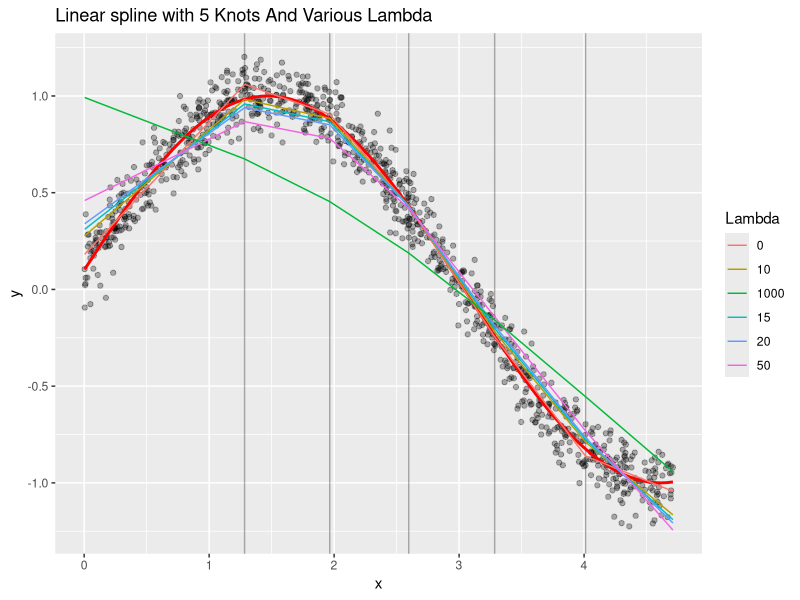
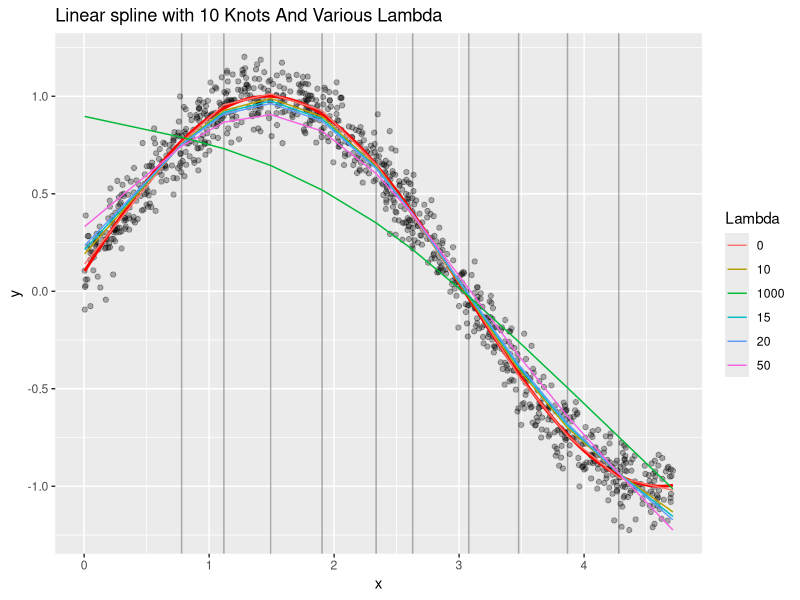
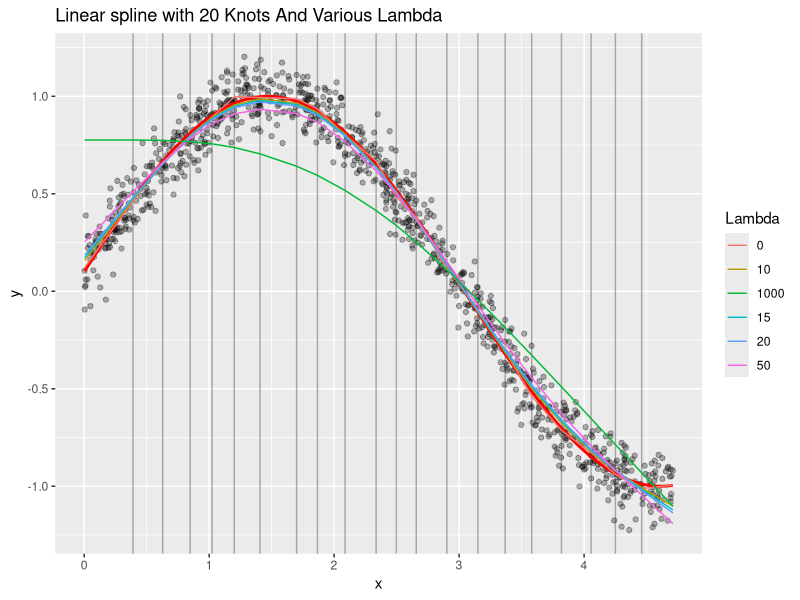
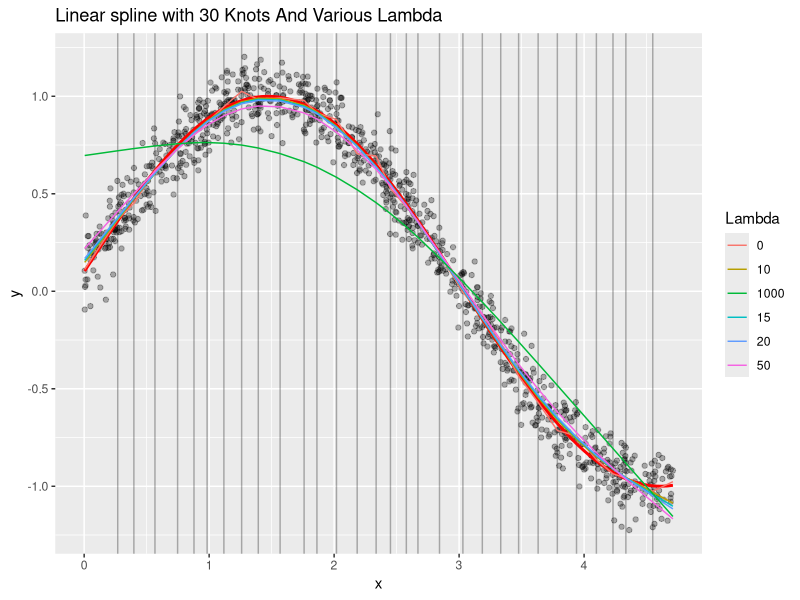
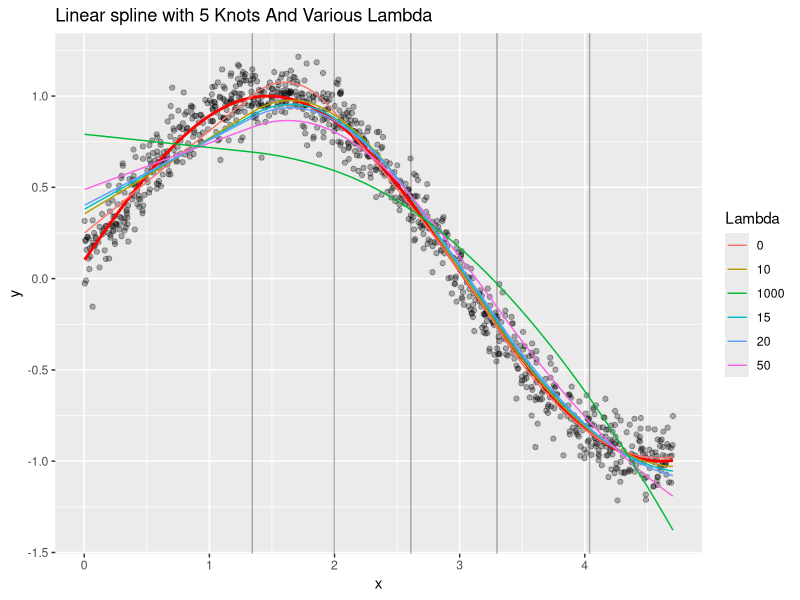
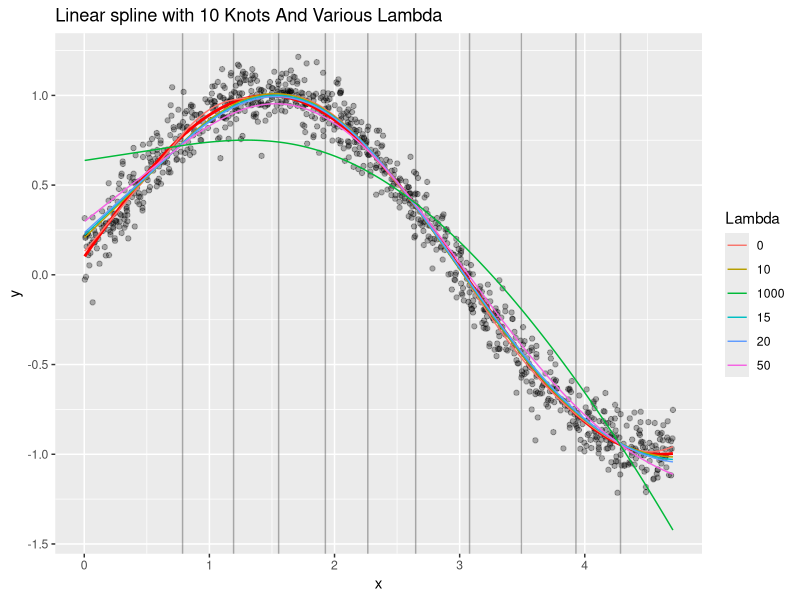
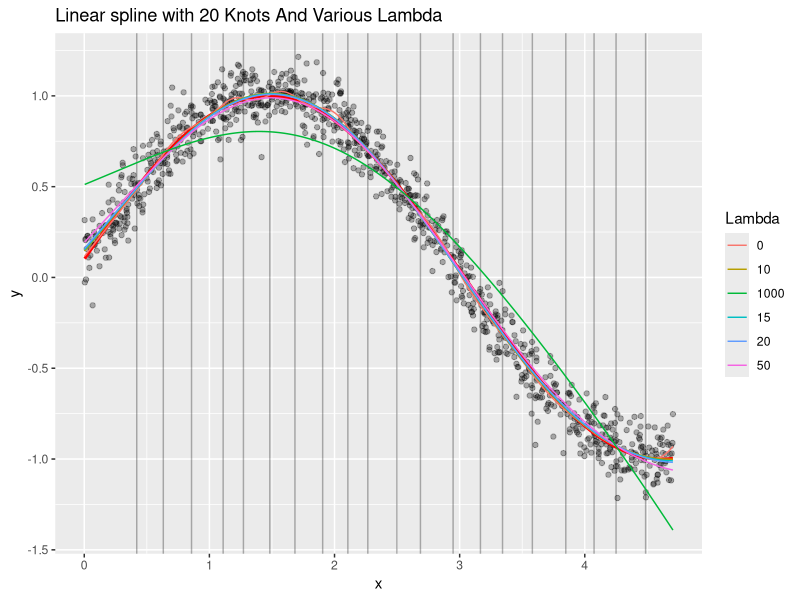
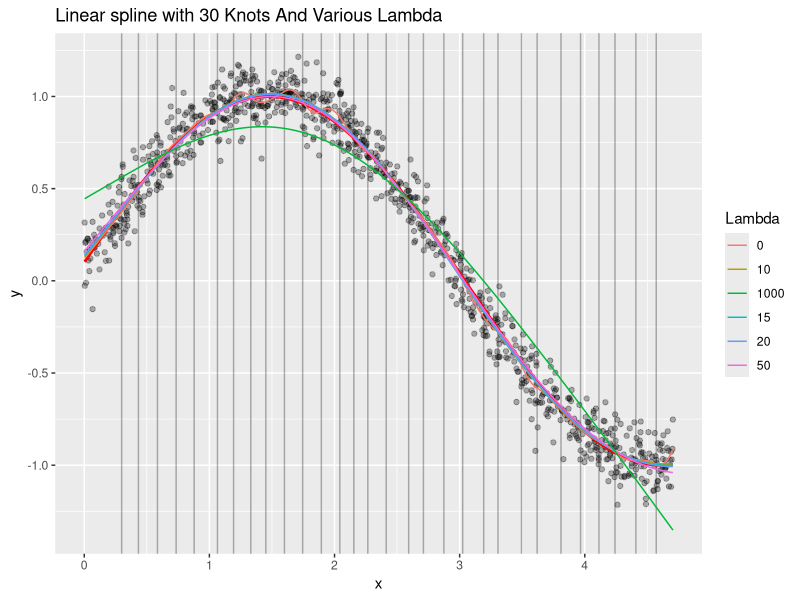

The R script that drew these images, in order:
## ---- chunk 1
knitr::opts_chunk$set(echo = TRUE)
library(ggplot2)
library(gridExtra)
set.seed(12345)
x <- runif(n = 1000, min = 0, max = 3*pi/2)
e <- rnorm(n = 1000, mean = 0, sd = 0.1)
y <- sin(x + 0.1) + e
df <- data.frame(x, e, y)
## ---- chunk 2

x <- runif(n = 1000, min = 0, max = 3*pi/2)
e <- rnorm(n = 1000, mean = 0, sd = 0.1)
y <- sin(x + 0.1) + e
df <- data.frame(x, e, y)

prediction_storage <- list("0" = NULL)
knot_storage <- list("0" = NULL)

for(num_knots in c(5, 10, 20, 30)){
    for(l in c(0, 10, 15, 20, 50, 1000)){
        
        # get knot locations
        K <- num_knots
        k <- 1:K
        knots <- quantile(x, probs = (k+1)/(K+2))
        
        # make linear spline matrix
        X <- cbind(1, x)
        for(i in k){
            X <- cbind(X, (x - knots[i]) * as.numeric(x > knots[i]))
        }
        
        # make D
        D <- diag(c(0, 0, rep(1, K)))
        
        # set smoothing parameter
        lambda <- l
        
        # get beta hat
        beta_hat <- solve(t(X) %*% X + lambda * D, t(X) %*% y)
        
        # get estimates
        y_hat <- X %*% beta_hat
        
        
        prediction_storage[[as.character(num_knots)]][[as.character(l)]] <- y_hat
        
    }
    knot_storage[[as.character(num_knots)]] <- knots
}

my_unpack <- function(my_list, which_k){
    
    my_list <- my_list[[which_k]]
    pckg <- my_list[[1]]
    for(i in 2:length(my_list)){
        tmp <- my_list[[i]]
        pckg <- cbind(pckg, tmp)
    }
    return(pckg)
}

## ---- chunk 3

test_preds <- my_unpack(prediction_storage, 2)
ggplot(data = df) +
    geom_point(mapping = aes(x = x, y = y), alpha = 0.3, show.legend = FALSE) +
    geom_vline(xintercept = knot_storage[[2]], alpha = 0.3) +
    stat_function(fun = function(x) {sin(x + 0.1)}, lwd = 1, color = "red") +
    geom_line(mapping = aes(x = x, y = test_preds[, 1], color = "0")) +
    geom_line(mapping = aes(x = x, y = test_preds[, 2], color = "10")) +
    geom_line(mapping = aes(x = x, y = test_preds[, 3], color = "15")) +
    geom_line(mapping = aes(x = x, y = test_preds[, 4], color = "20")) +
    geom_line(mapping = aes(x = x, y = test_preds[, 5], color = "50")) +
    geom_line(mapping = aes(x = x, y = test_preds[, 6], color = "1000")) +
    scale_color_discrete("Lambda") +
    ggtitle("Linear spline with 5 Knots And Various Lambda")

## ---- chunk 4

test_preds <- my_unpack(prediction_storage, 3)
ggplot(data = df) +
    geom_point(mapping = aes(x = x, y = y), alpha = 0.3, show.legend = FALSE) +
    geom_vline(xintercept = knot_storage[[3]], alpha = 0.3) +
    stat_function(fun = function(x) {sin(x + 0.1)}, lwd = 1, color = "red") +
    geom_line(mapping = aes(x = x, y = test_preds[, 1], color = "0")) +
    geom_line(mapping = aes(x = x, y = test_preds[, 2], color = "10")) +
    geom_line(mapping = aes(x = x, y = test_preds[, 3], color = "15")) +
    geom_line(mapping = aes(x = x, y = test_preds[, 4], color = "20")) +
    geom_line(mapping = aes(x = x, y = test_preds[, 5], color = "50")) +
    geom_line(mapping = aes(x = x, y = test_preds[, 6], color = "1000")) +
    scale_color_discrete("Lambda") +
    ggtitle("Linear spline with 10 Knots And Various Lambda")

## ---- chunk 5

test_preds <- my_unpack(prediction_storage, 4)
ggplot(data = df) +
    geom_point(mapping = aes(x = x, y = y), alpha = 0.3, show.legend = FALSE) +
    geom_vline(xintercept = knot_storage[[4]], alpha = 0.3) +
    stat_function(fun = function(x) {sin(x + 0.1)}, lwd = 1, color = "red") +
    geom_line(mapping = aes(x = x, y = test_preds[, 1], color = "0")) +
    geom_line(mapping = aes(x = x, y = test_preds[, 2], color = "10")) +
    geom_line(mapping = aes(x = x, y = test_preds[, 3], color = "15")) +
    geom_line(mapping = aes(x = x, y = test_preds[, 4], color = "20")) +
    geom_line(mapping = aes(x = x, y = test_preds[, 5], color = "50")) +
    geom_line(mapping = aes(x = x, y = test_preds[, 6], color = "1000")) +
    scale_color_discrete("Lambda") +
    ggtitle("Linear spline with 20 Knots And Various Lambda")

## ---- chunk 6

test_preds <- my_unpack(prediction_storage, 5)
ggplot(data = df) +
    geom_point(mapping = aes(x = x, y = y), alpha = 0.3, show.legend = FALSE) +
    geom_vline(xintercept = knot_storage[[5]], alpha = 0.3) +
    stat_function(fun = function(x) {sin(x + 0.1)}, lwd = 1, color = "red") +
    geom_line(mapping = aes(x = x, y = test_preds[, 1], color = "0")) +
    geom_line(mapping = aes(x = x, y = test_preds[, 2], color = "10")) +
    geom_line(mapping = aes(x = x, y = test_preds[, 3], color = "15")) +
    geom_line(mapping = aes(x = x, y = test_preds[, 4], color = "20")) +
    geom_line(mapping = aes(x = x, y = test_preds[, 5], color = "50")) +
    geom_line(mapping = aes(x = x, y = test_preds[, 6], color = "1000")) +
    scale_color_discrete("Lambda") +
    ggtitle("Linear spline with 30 Knots And Various Lambda")

## ---- chunk 7

x <- runif(n = 1000, min = 0, max = 3*pi/2)
e <- rnorm(n = 1000, mean = 0, sd = 0.1)
y <- sin(x + 0.1) + e
df <- data.frame(x, e, y)

prediction_storage <- list("0" = NULL)
knot_storage <- list("0" = NULL)

for(num_knots in c(5, 10, 20, 30)){
    for(l in c(0, 10, 15, 20, 50, 1000)){
        
        # get knot locations
        K <- num_knots
        k <- 1:K
        knots <- quantile(x, probs = (k+1)/(K+2))
        
        # make linear spline matrix
        X <- cbind(1, x)
        for(i in k){
            X <- cbind(X, (x - knots[i])^2 * as.numeric(x > knots[i]))
        }
        
        # make D
        D <- diag(c(0, 0, rep(1, K)))
        
        # set smoothing parameter
        lambda <- l
        
        # get beta hat
        beta_hat <- solve(t(X) %*% X + lambda * D, t(X) %*% y)
        
        # get estimates
        y_hat <- X %*% beta_hat
        
        
        prediction_storage[[as.character(num_knots)]][[as.character(l)]] <- y_hat
        
    }
    knot_storage[[as.character(num_knots)]] <- knots
}

my_unpack <- function(my_list, which_k){
    
    my_list <- my_list[[which_k]]
    pckg <- my_list[[1]]
    for(i in 2:length(my_list)){
        tmp <- my_list[[i]]
        pckg <- cbind(pckg, tmp)
    }
    return(pckg)
}

## ---- chunk 8

test_preds <- my_unpack(prediction_storage, 2)
ggplot(data = df) +
    geom_point(mapping = aes(x = x, y = y), alpha = 0.3, show.legend = FALSE) +
    geom_vline(xintercept = knot_storage[[2]], alpha = 0.3) +
    stat_function(fun = function(x) {sin(x + 0.1)}, lwd = 1, color = "red") +
    geom_line(mapping = aes(x = x, y = test_preds[, 1], color = "0")) +
    geom_line(mapping = aes(x = x, y = test_preds[, 2], color = "10")) +
    geom_line(mapping = aes(x = x, y = test_preds[, 3], color = "15")) +
    geom_line(mapping = aes(x = x, y = test_preds[, 4], color = "20")) +
    geom_line(mapping = aes(x = x, y = test_preds[, 5], color = "50")) +
    geom_line(mapping = aes(x = x, y = test_preds[, 6], color = "1000")) +
    scale_color_discrete("Lambda") +
    ggtitle("Linear spline with 5 Knots And Various Lambda")

## ---- chunk 9

test_preds <- my_unpack(prediction_storage, 3)
ggplot(data = df) +
    geom_point(mapping = aes(x = x, y = y), alpha = 0.3, show.legend = FALSE) +
    geom_vline(xintercept = knot_storage[[3]], alpha = 0.3) +
    stat_function(fun = function(x) {sin(x + 0.1)}, lwd = 1, color = "red") +
    geom_line(mapping = aes(x = x, y = test_preds[, 1], color = "0")) +
    geom_line(mapping = aes(x = x, y = test_preds[, 2], color = "10")) +
    geom_line(mapping = aes(x = x, y = test_preds[, 3], color = "15")) +
    geom_line(mapping = aes(x = x, y = test_preds[, 4], color = "20")) +
    geom_line(mapping = aes(x = x, y = test_preds[, 5], color = "50")) +
    geom_line(mapping = aes(x = x, y = test_preds[, 6], color = "1000")) +
    scale_color_discrete("Lambda") +
    ggtitle("Linear spline with 10 Knots And Various Lambda")

## ---- chunk 10

test_preds <- my_unpack(prediction_storage, 4)
ggplot(data = df) +
    geom_point(mapping = aes(x = x, y = y), alpha = 0.3, show.legend = FALSE) +
    geom_vline(xintercept = knot_storage[[4]], alpha = 0.3) +
    stat_function(fun = function(x) {sin(x + 0.1)}, lwd = 1, color = "red") +
    geom_line(mapping = aes(x = x, y = test_preds[, 1], color = "0")) +
    geom_line(mapping = aes(x = x, y = test_preds[, 2], color = "10")) +
    geom_line(mapping = aes(x = x, y = test_preds[, 3], color = "15")) +
    geom_line(mapping = aes(x = x, y = test_preds[, 4], color = "20")) +
    geom_line(mapping = aes(x = x, y = test_preds[, 5], color = "50")) +
    geom_line(mapping = aes(x = x, y = test_preds[, 6], color = "1000")) +
    scale_color_discrete("Lambda") +
    ggtitle("Linear spline with 20 Knots And Various Lambda")

## ---- chunk 11

test_preds <- my_unpack(prediction_storage, 5)
ggplot(data = df) +
    geom_point(mapping = aes(x = x, y = y), alpha = 0.3, show.legend = FALSE) +
    geom_vline(xintercept = knot_storage[[5]], alpha = 0.3) +
    stat_function(fun = function(x) {sin(x + 0.1)}, lwd = 1, color = "red") +
    geom_line(mapping = aes(x = x, y = test_preds[, 1], color = "0")) +
    geom_line(mapping = aes(x = x, y = test_preds[, 2], color = "10")) +
    geom_line(mapping = aes(x = x, y = test_preds[, 3], color = "15")) +
    geom_line(mapping = aes(x = x, y = test_preds[, 4], color = "20")) +
    geom_line(mapping = aes(x = x, y = test_preds[, 5], color = "50")) +
    geom_line(mapping = aes(x = x, y = test_preds[, 6], color = "1000")) +
    scale_color_discrete("Lambda") +
    ggtitle("Linear spline with 30 Knots And Various Lambda")

